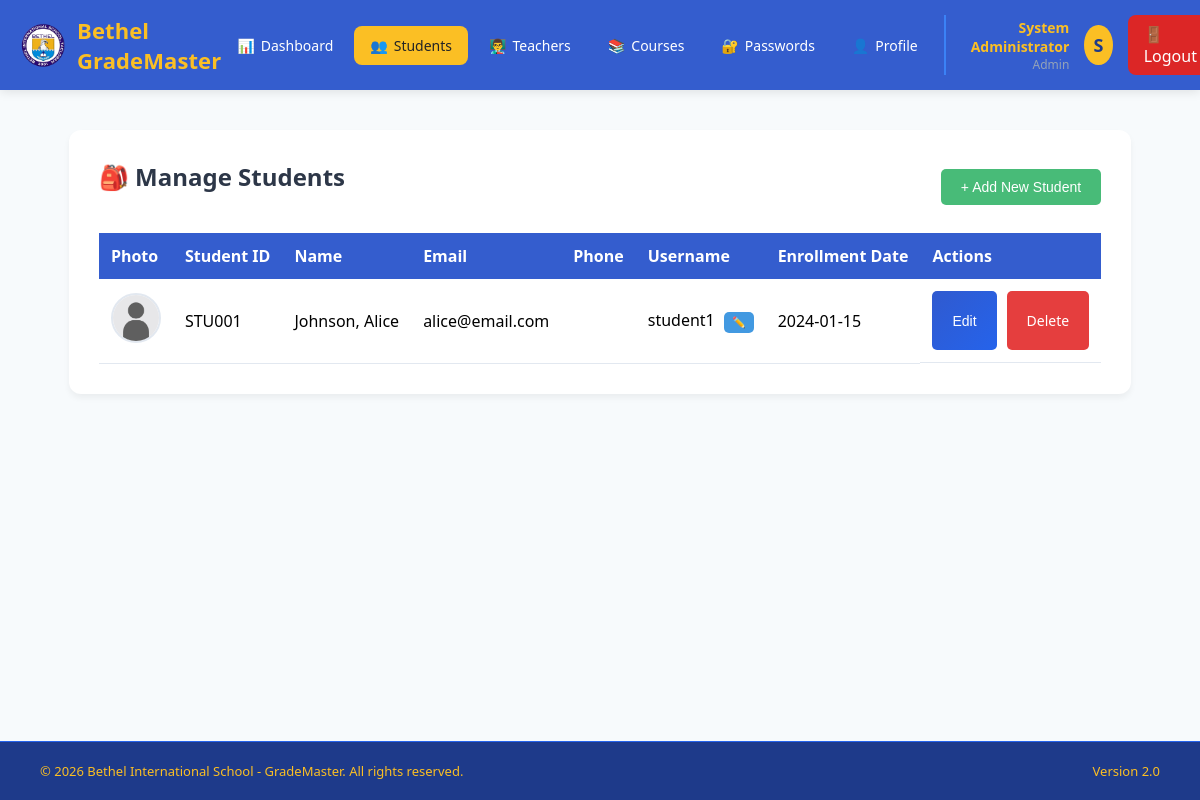
The app's page /manage_students.php (signed in), older data.
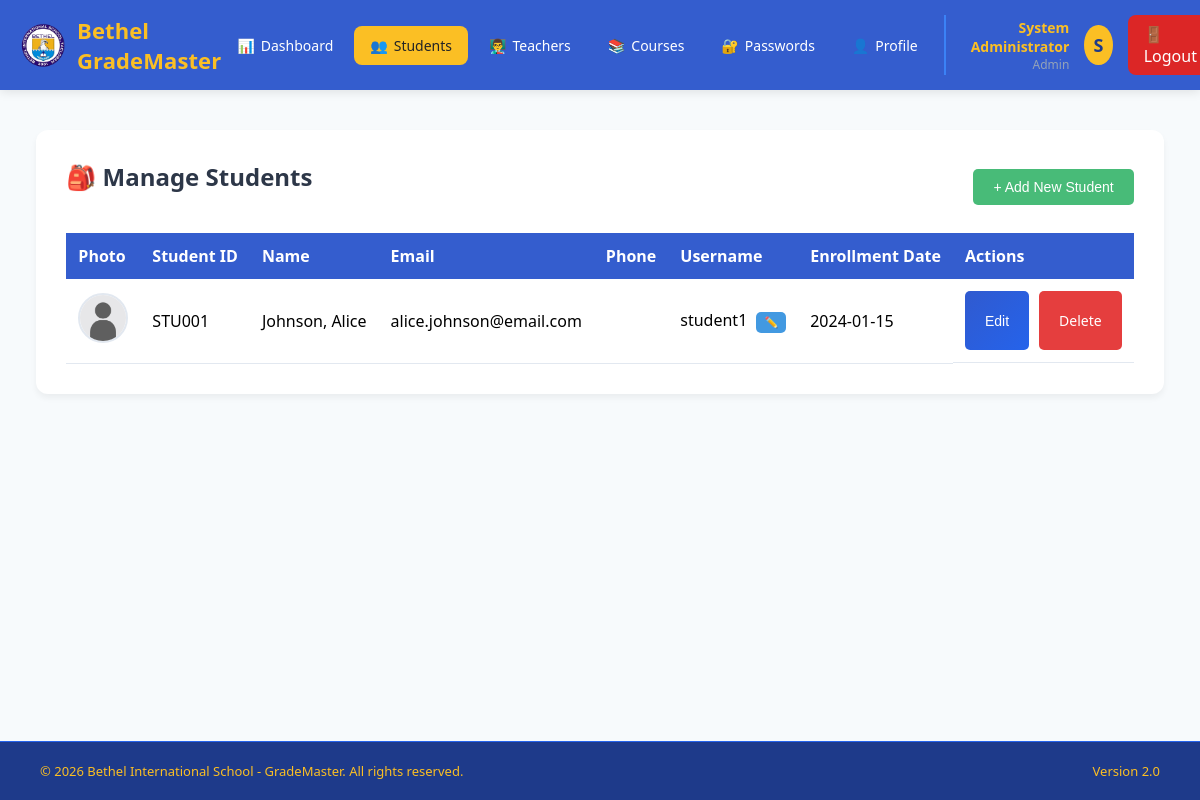
The same page, newer data.
### tables this page shows
CREATE TABLE `students` (
  `id` int(11) NOT NULL,
  `user_id` int(11) DEFAULT NULL,
  `student_id` varchar(20) NOT NULL,
  `first_name` varchar(50) NOT NULL,
  `last_name` varchar(50) NOT NULL,
  `email` varchar(100) DEFAULT NULL,
  `phone` varchar(20) DEFAULT NULL,
  `address` text DEFAULT NULL,
  `profile_image` varchar(255) DEFAULT NULL,
  `enrollment_date` date DEFAULT NULL
);

CREATE TABLE `users` (
  `id` int(11) NOT NULL,
  `username` varchar(50) NOT NULL,
  `password` varchar(255) NOT NULL,
  `full_name` varchar(100) NOT NULL,
  `role` enum('admin','teacher','student') NOT NULL,
  `created_at` timestamp NOT NULL DEFAULT current_timestamp()
);

### includes/image_upload.php (called while the page is built, shortened)
<?php
function getProfileImageUrl($filename, $default = 'default.jpg') {
    if (file_exists("uploads/profiles/default.jpg")) {
        return "uploads/profiles/default.jpg";
    }
    return "uploads/profiles/default.jpg";
}
?>

### manage_students.php (the view, shortened to what this page needs)
<?php
require_once 'config/database.php';
require_once 'includes/image_upload.php';
include 'includes/header.php';
$stmt = $pdo->query("SELECT s.*, u.username FROM students s JOIN users u ON s.user_id = u.id ORDER BY s.last_name, s.first_name");
$students = $stmt->fetchAll();
?>
<!DOCTYPE html>
<html lang="en">
<head>
</head>
<body>
    <div class="container">
        <div class="card">
            <div style="display: flex; justify-content: space-between; align-items: center; margin-bottom: 20px;">
                <h2>🎒 Manage Students</h2>
                <button class="btn btn-success" onclick="openAddModal()">+ Add New Student</button>
            </div>
            <table>
                <thead>
                    <tr>
                        <th>Photo</th>
                        <th>Student ID</th>
                        <th>Name</th>
                        <th>Email</th>
                        <th>Phone</th>
                        <th>Username</th>
                        <th>Enrollment Date</th>
                        <th>Actions</th>
                    </tr>
                </thead>
                <tbody>
                    <?php foreach ($students as $student): ?>
                    <tr>
                        <td>
                            <img src="<?php echo getProfileImageUrl($student['profile_image']); ?>"
                                alt="Profile"
                                class="profile-thumb"
                                data-name="<?php echo htmlspecialchars($student['first_name'] . ' ' . $student['last_name']); ?>"
                                onerror="this.src='uploads/profiles/default.jpg'">
                        </td>
                        <td><?php echo htmlspecialchars($student['student_id']); ?></td>
                        <td><?php echo htmlspecialchars($student['last_name'] . ', ' . $student['first_name']); ?></td>
                        <td><?php echo htmlspecialchars($student['email']); ?></td>
                        <td><?php echo htmlspecialchars($student['phone']); ?></td>
                        <td>
                            <span id="username-display-<?php echo $student['id']; ?>">
                                <?php echo htmlspecialchars($student['username']); ?>
                            </span>
                            <button class="btn btn-sm" style="background: #4299e1; padding: 4px 8px; font-size: 11px; margin-left: 5px;"
                                    onclick="openUsernameModal(<?php echo $student['id']; ?>, '<?php echo htmlspecialchars($student['username']); ?>')">
                                ✏️
                            </button>
                        </td>
                        <td><?php echo $student['enrollment_date']; ?></td>
                        <td class="action-buttons">
                            <button class="btn btn-sm" onclick='openEditModal(<?php echo json_encode($student); ?>)'>Edit</button>
                            <a href="?delete=<?php echo $student['id']; ?>" class="btn btn-sm btn-danger" onclick="return confirm('Are you sure you want to delete this student?')">Delete</a>
                        </td>
                    </tr>
                    <?php endforeach; ?>
                </tbody>
            </table>
        </div>
    </div>
</body>
</html>
<?php include 'includes/footer.php'; ?>

Row changes from the older to the newer data that the page shows:
changed students "STU001": email "alice@email.com" → "alice.johnson@email.com"
